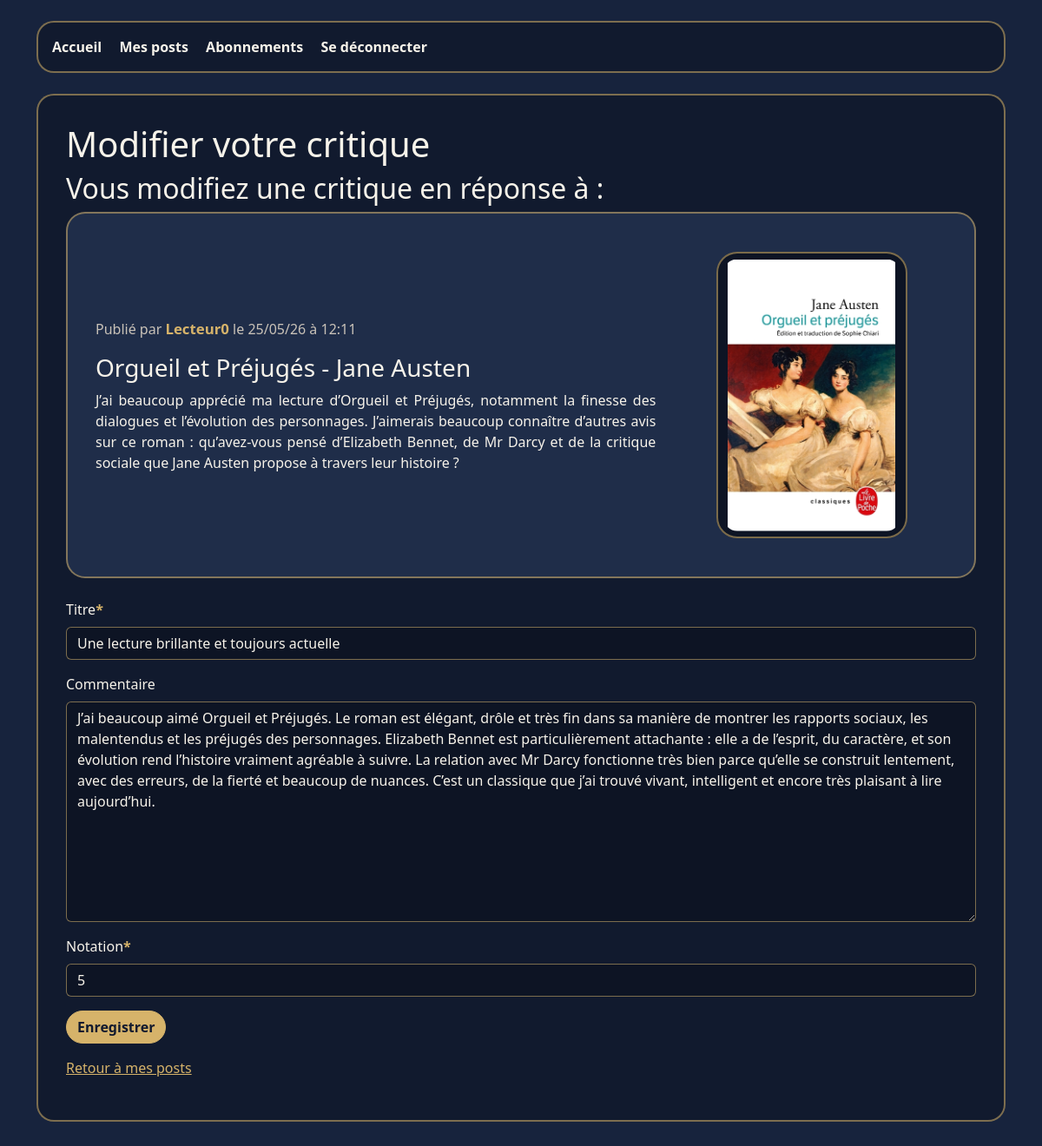
Screenshot of /modifier-critique/4/ (signed in) with the database file from the repository.
### litreview/models.py (models this page shows, shortened)
class Ticket(models.Model):
    title = models.CharField(max_length=128)
    description = models.TextField(max_length=2048, blank=True)
    user = models.ForeignKey(
        settings.AUTH_USER_MODEL,
        on_delete=models.CASCADE,
        related_name="tickets",
    )
    image = models.ImageField(upload_to="tickets_images/", null=True, blank=True)
    time_created = models.DateTimeField(auto_now_add=True)

class User(AbstractUser):
    """Utilisateur personnalisé de l'application LITRevu."""

class Review(models.Model):
    ticket = models.ForeignKey(
        Ticket,
        on_delete=models.CASCADE,
        related_name="reviews",
    )
    rating = models.PositiveSmallIntegerField(
        validators=[MinValueValidator(0), MaxValueValidator(5)]
    )
    user = models.ForeignKey(
        settings.AUTH_USER_MODEL,
        on_delete=models.CASCADE,
        related_name="reviews",
    )
    headline = models.CharField(max_length=128, blank=False)
    body = models.TextField(max_length=8192, blank=True)
    time_created = models.DateTimeField(auto_now_add=True)
    class Meta:
        unique_together = ("ticket", "user")
    @classmethod
    def critique_modifiable(classe_review, utilisateur, critique_id):
        return classe_review.objects.filter(
            id=critique_id,
            user=utilisateur,
        )
    def modifier_avec_formulaire(self, formulaire_critique):
        if not formulaire_critique.is_bound:
            return False
        if not formulaire_critique.is_valid():
            return False
        formulaire_critique.save()
        return True

### litreview/views.py (the view)
@login_required
def modifier_critique(request, critique_id):
    critique = get_object_or_404(
        Review.critique_modifiable(
            utilisateur=request.user,
            critique_id=critique_id,
        )
    )
    formulaire_critique = ReviewForm(
        request.POST or None,
        instance=critique,
    )
    if critique.modifier_avec_formulaire(formulaire_critique):
        return redirect("mes_posts")
    return render(
        request,
        "pages/modifier_critique.html",
        {
            "formulaire_critique": formulaire_critique,
            "critique": critique,
        },
    )

### litreview/forms.py
class ReviewForm(forms.ModelForm):
    class Meta:
        model = Review
        fields = ["headline", "body", "rating"]
        labels = {
            "headline": "Titre",
            "body": "Commentaire",
            "rating": "Notation",
        }

### litreview/templates/pages/modifier_critique.html (shortened to what this page needs)
{% extends "pages/base.html" %}
{% load crispy_forms_tags %}
{% block content %}
    <h1>Modifier votre critique</h1>
    <h2>Vous modifiez une critique en réponse à :</h2>
    {% include "pages/temp_partiels/ticket_reponse.html" with ticket=critique.ticket %}
    <form method="post">
        {{ formulaire_critique|crispy }}
        <button type="submit" class="btn btn-primary">
            Enregistrer
        </button>
    </form>
    <p class="mt-3">
        <a href="{% url 'mes_posts' %}">Retour à mes posts</a>
    </p>
{% endblock content %}

### litreview/templates/pages/temp_partiels/ticket_reponse.html (shortened to what this page needs)
<div class="card mb-4">
    <div class="card-body">
        {% if ticket.image %}
            <div class="row align-items-center ticket-layout">
                <div class="col-md-8 ticket-text">
                    <p class="text-muted">
                        {% if ticket.user == user %}
                            Publié par <span class="username-highlight">vous</span>
                        {% else %}
                            Publié par
                            <span class="username-highlight">{{ ticket.user.username }}</span>
                        {% endif %}
                        le {{ ticket.time_created|date:"d/m/y à H:i" }}
                    </p>
                    <h3 class="card-title">{{ ticket.title }}</h3>
                    {% if ticket.description %}
                        <p class="card-text">{{ ticket.description }}</p>
                    {% endif %}
                </div>
                <div class="col-md-4 d-flex justify-content-end align-items-center ticket-cover">
                    <img
                        src="{{ ticket.image.url }}"
                        alt="Image associée au ticket {{ ticket.title }}"
                        class="img-fluid"
                    >
                </div>
            </div>
        {% endif %}
    </div>
</div>

### litreview/static/style.css (style rules this page uses)
:root { --fond-principal: #17233d; --fond-contenu: #111a2e; --fond-carte: #1f2d49; --texte-clair: #f7f3ea; --texte-secondaire: #c9c2b8; --couleur-bouton: #d6b36a; --couleur-bouton-survol: #e8c87d; --bordure: rgba(214, 179, 106, 0.55); }
body { background-color: var(--fond-principal); color: var(--texte-clair); }
h1, h2, h3, p, label, li { color: var(--texte-clair); }
.text-muted { color: var(--texte-secondaire) !important; }
a { color: var(--couleur-bouton); }
.card { background-color: var(--fond-carte); color: var(--texte-clair); border: 2px solid var(--bordure); border-radius: 22px; }
.card-title, .card-text { color: var(--texte-clair); }
.card-text { text-align: justify; }
.btn-primary { background-color: var(--couleur-bouton); border-color: var(--couleur-bouton); color: #111a2e; font-weight: 600; border-radius: 999px; }
input, textarea, select, .form-control, .form-select { background-color: #0d1424 !important; color: var(--texte-clair) !important; border: 1px solid var(--bordure) !important; }
.asteriskField, .text-danger { color: var(--couleur-bouton) !important; font-weight: bold; }
img.img-fluid { display: block; margin-left: auto; margin-right: auto; width: 100%; max-width: 220px; height: 330px; object-fit: contain; border-radius: 24px; border: 2px solid var(--bordure); background-color: #0d1424; padding: 0.4rem; }
.username-highlight { color: var(--couleur-bouton); font-weight: 700; font-size: 1.05rem; }
.ticket-layout { padding: 1rem; }
.ticket-text { padding-left: 0.75rem; }
.ticket-cover { padding: 0.75rem; }

### rows the page displays
Ticket: user.username "Lecteur0", time_created "25/05/26 à 12:11", title "Orgueil et Préjugés - Jane Austen", description "J’ai beaucoup apprécié ma lecture d’Orgueil et Préjugés, notamment la finesse des dialogues et l’évolution des personnages. J’aimerais beaucoup connaître d’autres avis sur ce roman : qu’avez-vous pensé d’Elizabeth Bennet, de Mr Darcy et de la critique sociale que Jane Austen propose à travers leur histoire ?", image (picture)
Review: headline "Une lecture brillante et toujours actuelle", body "J’ai beaucoup aimé Orgueil et Préjugés. Le roman est élégant, drôle et très fin dans sa manière de montrer les rapports sociaux, les malentendus et les préjugés des personnages. Elizabeth Bennet est particulièrement attachante : elle a de l’esprit, du caractère, et son évolution rend l’histoire vraiment agréable à suivre. La relation avec Mr Darcy fonctionne très bien parce qu’elle se construit lentement, avec des erreurs, de la fierté et beaucoup de nuances. C’est un classique que j’ai trouvé vivant, intelligent et encore très plaisant à lire aujourd’hui.", rating "5"
